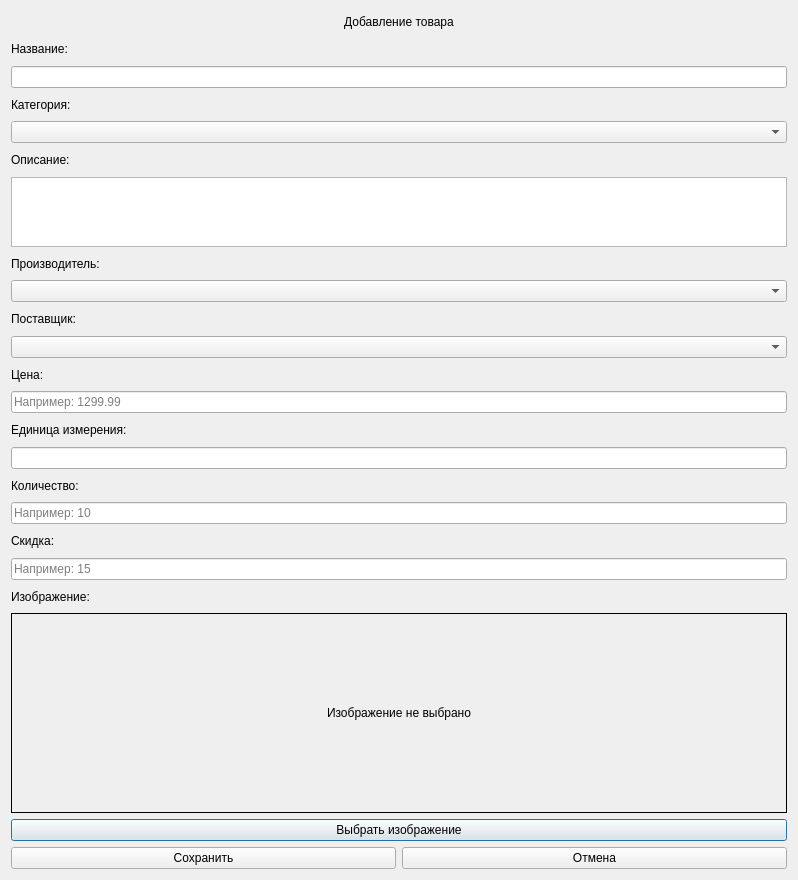
<?xml version="1.0" encoding="UTF-8"?>
<ui version="4.0">
 <class>AddProductDialog</class>
 <widget class="QDialog" name="AddProductDialog">
  <property name="geometry">
   <rect>
    <x>0</x>
    <y>0</y>
    <width>798</width>
    <height>880</height>
   </rect>
  </property>
  <property name="windowTitle">
   <string>Добавление товара</string>
  </property>
  <layout class="QVBoxLayout" name="verticalLayout">
   <item>
    <widget class="QLabel" name="title_label">
     <property name="maximumSize">
      <size>
       <width>16777215</width>
       <height>40</height>
      </size>
     </property>
     <property name="text">
      <string>Добавление товара</string>
     </property>
     <property name="alignment">
      <set>Qt::AlignmentFlag::AlignCenter</set>
     </property>
    </widget>
   </item>
   <item>
    <widget class="QLabel" name="name_label">
     <property name="maximumSize">
      <size>
       <width>16777215</width>
       <height>40</height>
      </size>
     </property>
     <property name="text">
      <string>Название:</string>
     </property>
    </widget>
   </item>
   <item>
    <widget class="QLineEdit" name="name_input"/>
   </item>
   <item>
    <widget class="QLabel" name="category_label">
     <property name="maximumSize">
      <size>
       <width>16777215</width>
       <height>40</height>
      </size>
     </property>
     <property name="text">
      <string>Категория:</string>
     </property>
    </widget>
   </item>
   <item>
    <widget class="QComboBox" name="category_combo"/>
   </item>
   <item>
    <widget class="QLabel" name="description_label">
     <property name="maximumSize">
      <size>
       <width>16777215</width>
       <height>40</height>
      </size>
     </property>
     <property name="text">
      <string>Описание:</string>
     </property>
    </widget>
   </item>
   <item>
    <widget class="QTextEdit" name="description_input">
     <property name="maximumSize">
      <size>
       <width>16777215</width>
       <height>70</height>
      </size>
     </property>
    </widget>
   </item>
   <item>
    <widget class="QLabel" name="manufacturer_label">
     <property name="maximumSize">
      <size>
       <width>16777215</width>
       <height>40</height>
      </size>
     </property>
     <property name="text">
      <string>Производитель:</string>
     </property>
    </widget>
   </item>
   <item>
    <widget class="QComboBox" name="manufacturer_combo"/>
   </item>
   <item>
    <widget class="QLabel" name="supplier_label">
     <property name="text">
      <string>Поставщик:</string>
     </property>
    </widget>
   </item>
   <item>
    <widget class="QComboBox" name="supplier_combo"/>
   </item>
   <item>
    <widget class="QLabel" name="price_label">
     <property name="text">
      <string>Цена:</string>
     </property>
    </widget>
   </item>
   <item>
    <widget class="QLineEdit" name="price_input">
     <property name="placeholderText">
      <string>Например: 1299.99</string>
     </property>
    </widget>
   </item>
   <item>
    <widget class="QLabel" name="unit_label">
     <property name="text">
      <string>Единица измерения:</string>
     </property>
    </widget>
   </item>
   <item>
    <widget class="QLineEdit" name="unit_input"/>
   </item>
   <item>
    <widget class="QLabel" name="stock_label">
     <property name="text">
      <string>Количество:</string>
     </property>
    </widget>
   </item>
   <item>
    <widget class="QLineEdit" name="stock_input">
     <property name="placeholderText">
      <string>Например: 10</string>
     </property>
    </widget>
   </item>
   <item>
    <widget class="QLabel" name="discount_label">
     <property name="text">
      <string>Скидка:</string>
     </property>
    </widget>
   </item>
   <item>
    <widget class="QLineEdit" name="discount_input">
     <property name="placeholderText">
      <string>Например: 15</string>
     </property>
    </widget>
   </item>
   <item>
    <widget class="QLabel" name="image_label_title">
     <property name="text">
      <string>Изображение:</string>
     </property>
    </widget>
   </item>
   <item>
    <widget class="QLabel" name="image_label">
     <property name="minimumSize">
      <size>
       <width>300</width>
       <height>200</height>
      </size>
     </property>
     <property name="maximumSize">
      <size>
       <width>16777215</width>
       <height>16777215</height>
      </size>
     </property>
     <property name="frameShape">
      <enum>QFrame::Shape::Box</enum>
     </property>
     <property name="text">
      <string>Изображение не выбрано</string>
     </property>
     <property name="alignment">
      <set>Qt::AlignmentFlag::AlignCenter</set>
     </property>
    </widget>
   </item>
   <item>
    <widget class="QPushButton" name="image_button">
     <property name="text">
      <string>Выбрать изображение</string>
     </property>
    </widget>
   </item>
   <item>
    <layout class="QHBoxLayout" name="buttons_layout">
     <item>
      <widget class="QPushButton" name="save_button">
       <property name="text">
        <string>Сохранить</string>
       </property>
      </widget>
     </item>
     <item>
      <widget class="QPushButton" name="cancel_button">
       <property name="text">
        <string>Отмена</string>
       </property>
      </widget>
     </item>
    </layout>
   </item>
  </layout>
 </widget>
 <resources/>
 <connections/>
</ui>
